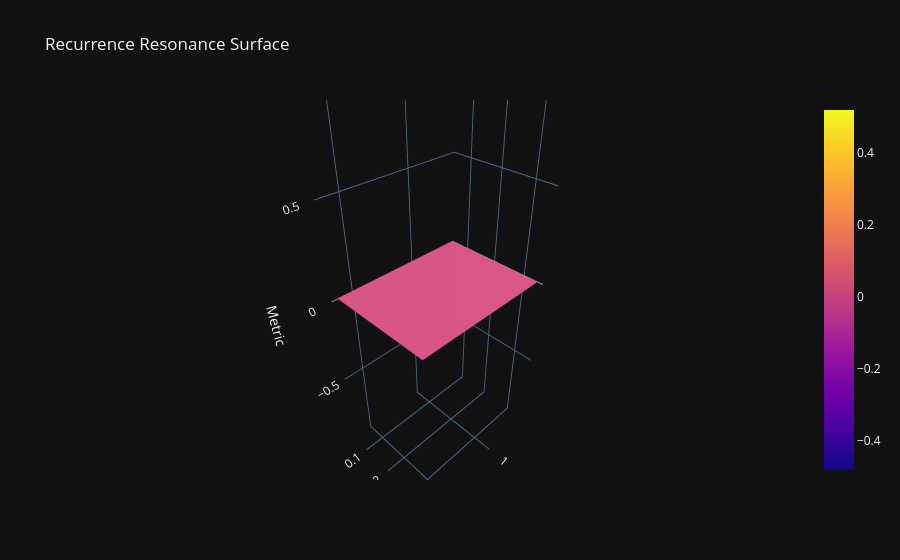

Notebook code cell kept with this figure:
### Markdown cell above
## 13. Render the Parameter Surface

Convert the tidy scan table into an `X, Y, Z` surface and render recurrence density as terrain.

### Code cell
Xr, Yr, Zr = dataframe_to_surface(
    scan_df,
    "a",
    "b",
    "recurrence_density",
)

parameter_resonance_surface(
    Xr,
    Yr,
    Zr,
    title="Recurrence Resonance Surface",
    html_path=paths["html"] / "recurrence_resonance_surface.html",
)

### Figure 1 — Plotly figure (JSON) as saved in the notebook; plotly's stock layout.template omitted (floating-point values rounded to 4 significant figures; data arrays with more than 128 entries replaced by an {"elided": "..."} marker saying what was removed)
{"data": [{"type": "surface", "x": {"elided": "12x12 float values"}, "y": {"elided": "12x12 float values"}, "z": {"elided": "12x12 float values"}}], "layout": {"scene": {"xaxis": {"title": {"text": "a"}}, "yaxis": {"title": {"text": "b"}}, "zaxis": {"title": {"text": "Metric"}}}, "title": {"text": "Recurrence Resonance Surface"}}}
